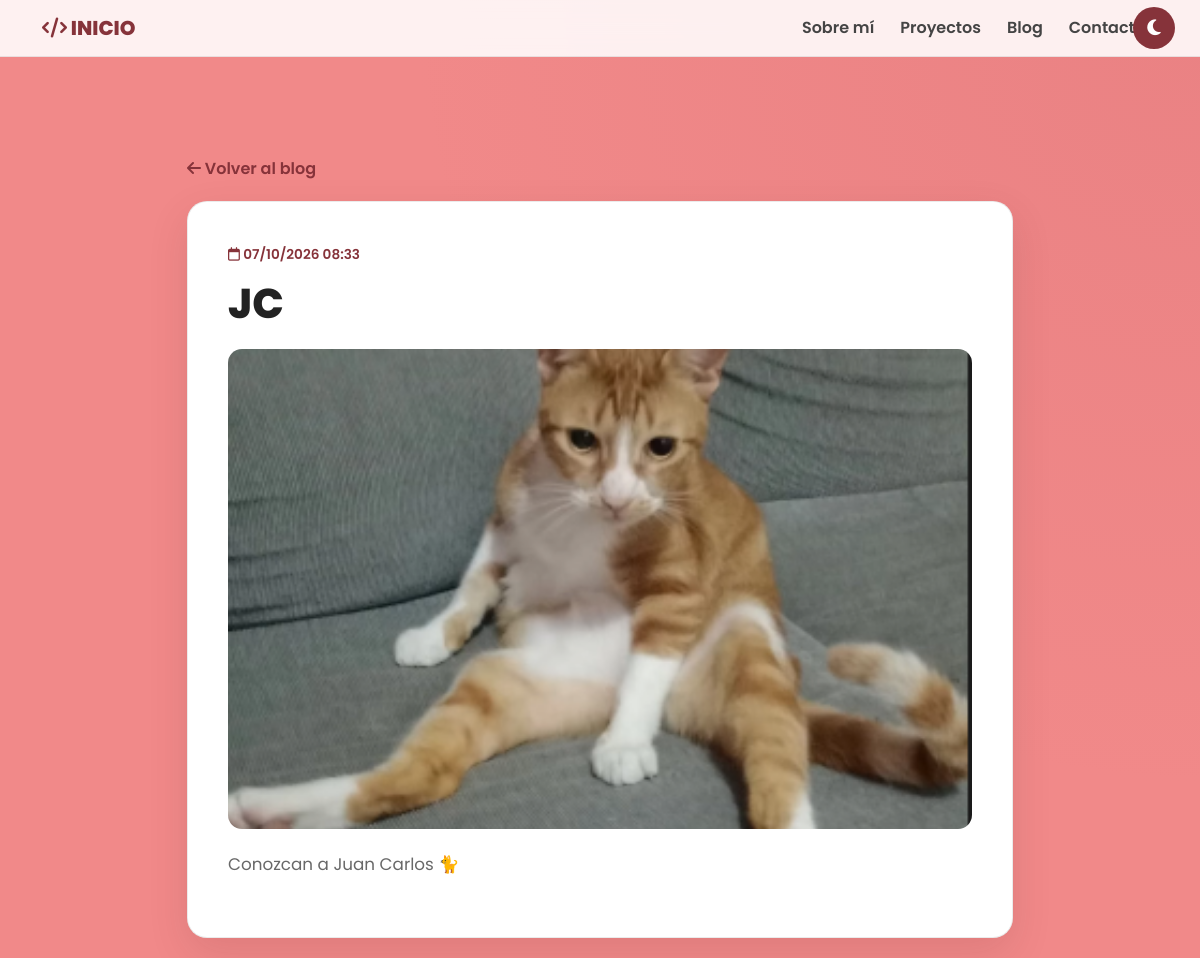
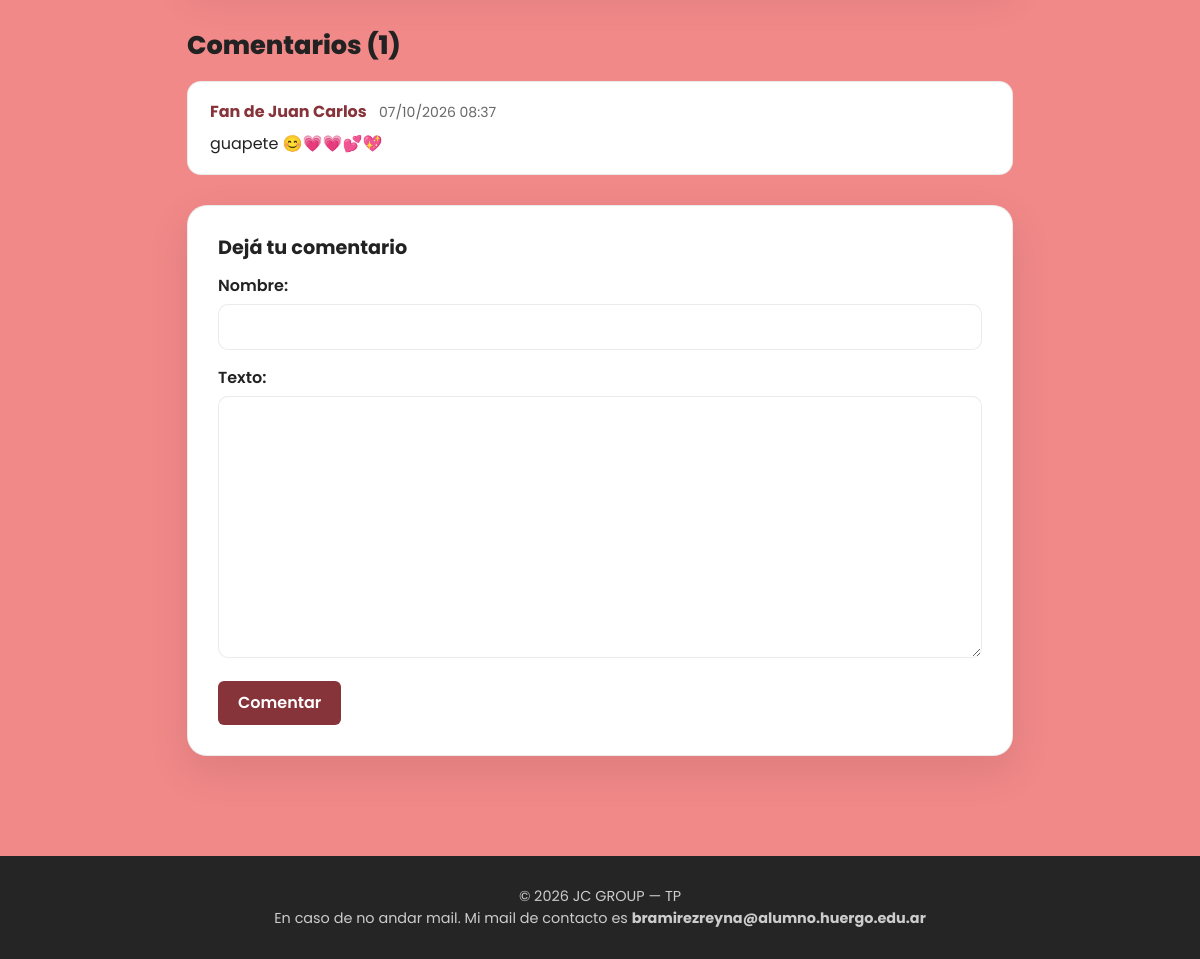
Page /blog/3/ on the committed database (2 pictures, top to bottom).
### apps/models.py (models this page shows, shortened)
class Post(models.Model):
    titulo = models.CharField(max_length=200)
    contenido = models.TextField()
    imagen = models.ImageField(upload_to='posts/', blank=True, null=True)
    video = models.FileField(upload_to='videos/', blank=True, null=True)
    fecha = models.DateTimeField(default=timezone.now)
    class Meta:
        ordering = ['-fecha']

class Comentario(models.Model):
    post = models.ForeignKey(Post, on_delete=models.CASCADE, related_name='comentarios')
    nombre = models.CharField(max_length=80)
    texto = models.TextField()
    fecha = models.DateTimeField(auto_now_add=True)
    class Meta:
        ordering = ['fecha']

### apps/views.py (the view)
# urls.py: path('blog/<int:pk>/', views.detalle, name='detalle'),
def detalle(request, pk):
    post = get_object_or_404(Post, pk=pk)
    if request.method == 'POST':
        form = ComentarioForm(request.POST)
        if form.is_valid():
            c = form.save(commit=False)
            c.post = post
            c.save()
            return redirect('detalle', pk=pk)
    else:
        form = ComentarioForm()
    return render(request, 'detalle.html', {'post': post, 'form': form})

### apps/forms.py
class ComentarioForm(forms.ModelForm):
    class Meta:
        model = Comentario
        fields = ['nombre', 'texto']

### templates/detalle.html (shortened to what this page needs)
{% extends 'base.html' %}
{% block contenido %}
<section class="blog-section">
    <div class="container">
        <a href="{% url 'lista' %}" class="volver-link">
            <i class="fa-solid fa-arrow-left"></i> Volver al blog
        </a>
        <article class="post-detail">
            <span class="post-date">
                <i class="fa-regular fa-calendar"></i>
                {{ post.fecha|date:"d/m/Y H:i" }}
            </span>
            <h1>{{ post.titulo }}</h1>
            {% if post.imagen %}
            <img src="{{ post.imagen.url }}" alt="{{ post.titulo }}">
            {% endif %}
            <div class="post-body">
                {{ post.contenido|linebreaks }}
            </div>
        </article>
        <section class="comments">
            <h2>Comentarios ({{ post.comentarios.count }})</h2>
            {% for c in post.comentarios.all %}
            <div class="comment">
                <strong>{{ c.nombre }}</strong>
                <small>{{ c.fecha|date:"d/m/Y H:i" }}</small>
                <p>{{ c.texto|linebreaksbr }}</p>
            </div>
            {% empty %}
            <p class="comments-empty">Todavía no hay comentarios. ¡Escribí el primero!</p>
            {% endfor %}
            <form method="post" class="comment-form">
                <h3>Dejá tu comentario</h3>
                {{ form.as_p }}
                <button type="submit" class="btn project-button">Comentar</button>
            </form>
        </section>
    </div>
</section>
{% endblock %}

### static/css/style.css (style rules this page uses)
:root { --principal: #86333a; --principal-oscuro: #9f414a; --fondo: #f18989; --blanco: #ffffff; --texto: #222222; --texto-suave: #686868; --borde: rgba(0, 0, 0, 0.08); --sombra: 0 15px 40px rgba(80, 30, 35, 0.12); }
* { box-sizing: border-box; scroll-behavior: smooth; }
html { scroll-padding-top: 85px; }
body { margin: 0; background: radial-gradient( circle at top right, rgba(201, 95, 104, 0.18), transparent 35% ), var(--fondo); color: var(--texto); font-family: "Poppins", Arial, sans-serif; transition: background-color 0.4s ease, color 0.4s ease; }
section { scroll-margin-top: 90px; }
.project-button { background: var(--principal); border: none; padding: 10px 20px; font-weight: 600; transition: 0.3s ease; }

### static/css/blog.css (style rules this page uses)
.blog-section { padding: 100px 20px; min-height: 75vh; }
.post-date { display: inline-block; margin-bottom: 8px; color: var(--principal); font-size: 0.85rem; font-weight: 600; }
.post-card .project-button, .comment-form .project-button { color: white; }
.volver-link { display: inline-block; max-width: 850px; margin: 0 auto 20px; color: var(--principal); font-weight: 600; text-decoration: none; }
.container:has(> .post-detail) { max-width: 850px; }
.post-detail { background: var(--blanco); padding: 40px; border-radius: 20px; border: 1px solid var(--borde); box-shadow: var(--sombra); }
.post-detail h1 { font-size: clamp(1.8rem, 4vw, 2.6rem); font-weight: 800; margin: 6px 0 20px; }
.post-detail img, .post-detail video { display: block; width: 100%; max-height: 480px; object-fit: cover; border-radius: 14px; margin: 20px 0; }
.post-body { color: var(--texto-suave); font-size: 1.05rem; line-height: 1.9; }
.comments { margin-top: 50px; }
.comments h2 { font-size: 1.6rem; font-weight: 800; margin-bottom: 20px; }
.comment { background: var(--blanco); border: 1px solid var(--borde); border-radius: 14px; padding: 18px 22px; margin-bottom: 14px; }
.comment strong { color: var(--principal); }
.comment small { margin-left: 8px; color: var(--texto-suave); }
.comment p { margin: 8px 0 0; color: var(--texto); }
.comment-form { margin-top: 30px; background: var(--blanco); border: 1px solid var(--borde); border-radius: 20px; padding: 30px; box-shadow: var(--sombra); }
.comment-form h3 { font-size: 1.2rem; font-weight: 700; margin-bottom: 15px; }
.comment-form label { display: block; margin-bottom: 6px; font-weight: 600; }
.comment-form input, .comment-form textarea { width: 100%; padding: 10px 14px; border: 1px solid var(--borde); border-radius: 10px; background: var(--blanco); color: var(--texto); font-family: inherit; }

### rows in the picture
Post: fecha "07/10/2026 08:33", titulo "JC", imagen (picture), contenido "Conozcan a Juan Carlos 🐈", comentarios.count "1"
Comentario: nombre "Fan de Juan Carlos", fecha "07/10/2026 08:37", texto "guapete 😊💗💗💕💖"
